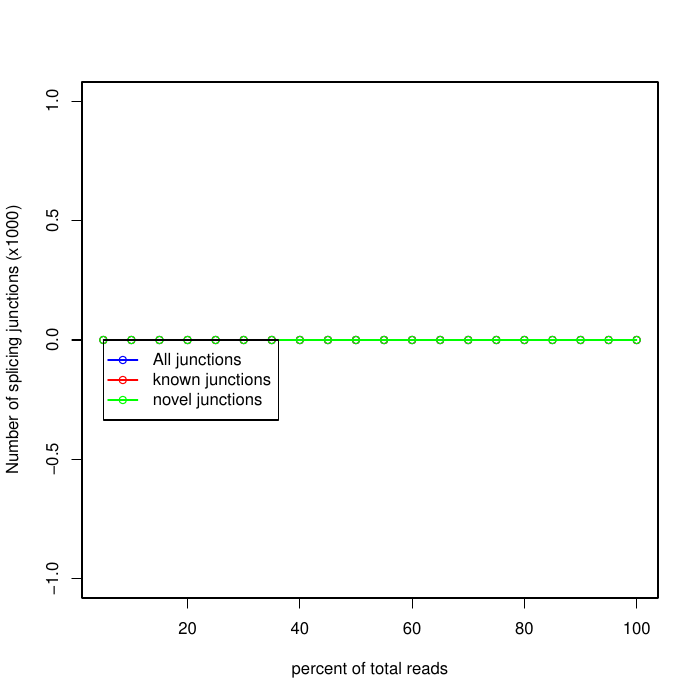

Generate this figure with R:
pdf('qc/rseqc/S2.DRSC.16-rep1.junctionsat.junctionSaturation_plot.pdf')
x=c(5,10,15,20,25,30,35,40,45,50,55,60,65,70,75,80,85,90,95,100)
y=c(0,0,0,0,0,0,0,0,0,0,0,0,0,0,0,0,0,0,0,0)
z=c(0,0,0,0,0,0,0,0,0,0,0,0,0,0,0,0,0,0,0,0)
w=c(0,0,0,0,0,0,0,0,0,0,0,0,0,0,0,0,0,0,0,0)
m=max(0,0,0)
n=min(0,0,0)
plot(x,z/1000,xlab='percent of total reads',ylab='Number of splicing junctions (x1000)',type='o',col='blue',ylim=c(n,m))
points(x,y/1000,type='o',col='red')
points(x,w/1000,type='o',col='green')
legend(5,0, legend=c("All junctions","known junctions", "novel junctions"),col=c("blue","red","green"),lwd=1,pch=1)
dev.off()
